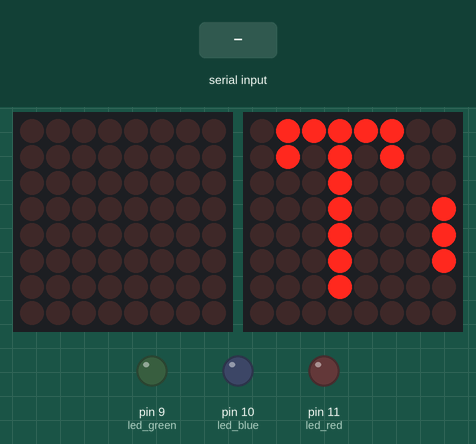
Recording of a sketch running on a simulated Arduino Uno, built with avr-gcc and run on an emulated ATmega328P. On the bench: 2 × 8×8 LED matrix, output pins drawn as LEDs (lit = HIGH). The inputs (shaded band) are chosen by the test bench.

Above: at 8.69 s.
8.7 s: "1~" received over Serial
At 13.15 s:
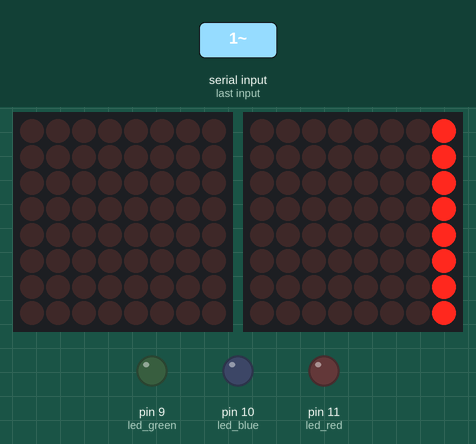
14.9 s: "0~" received over Serial
At 16.8 s:
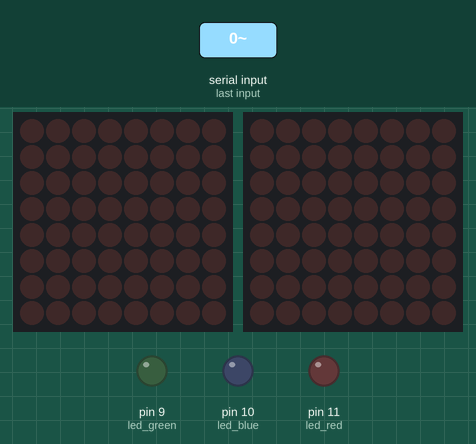
24.7 s: "2~" received over Serial
At 24.75 s:
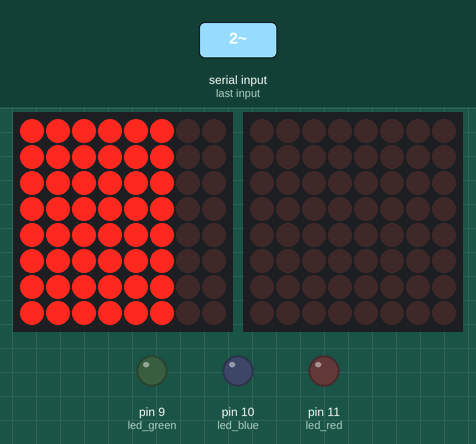

The sketch:

_2102.ino
```cpp
#include <Wire.h>
#include "math.h"
#include <StandardCplusplus.h>
#include <vector>
#include <string>
#include <iterator>
#include "Adafruit_LEDBackpack.h"
#include "Adafruit_GFX.h"
using namespace std;

Adafruit_8x8matrix matrixLeft= Adafruit_8x8matrix();
Adafruit_8x8matrix matrixRight = Adafruit_8x8matrix();
const int MAX_WAITTIME = 1000;
const int led_red = 11;
const int led_blue = 10;
const int led_green= 9;
const int magnet_analog = 5;
const int magnet_digital = 8;
const int treshold_color = 20;
const int treshold_magnet = 30;
const int magnet_values = 5;
String textMessage = "Test";
vector<int> intens_magnet;
int intens_red, intens_blue, intens_green, sensorV;
unsigned long transmissionTime;
const  byte numOfIncomingBytes = 64;
char drawingPixels [] = {
    1, 0, 1, 1, 1, 1, 1, 1,
    1, 0, 1, 1, 1, 1, 1, 1,
    1, 0, 1, 1, 1, 1, 1, 1,
    1, 0, 1, 1, 1, 1, 1, 1,
    1, 0, 1, 1, 1, 1, 1, 1,
    1, 0, 1, 1, 1, 1, 1, 1,
    1, 0, 1, 1, 1, 1, 1, 1,
    1, 0, 1, 1, 1, 1, 1, 1,
  };

boolean isFound = false;

void setup(){
  Serial.begin(9600);
  Serial.setTimeout(8000);
  initializeIO();
  initializeMatrix();
}

void initializeIO(){
  pinMode(led_red, OUTPUT);
  pinMode(led_blue, OUTPUT);
  pinMode(led_green, OUTPUT);
  pinMode(magnet_digital, INPUT);
}

void initializeMatrix(){
  matrixLeft.begin(0x70);
  matrixRight.begin(0x71);
  matrixLeft.setTextWrap(false);
  matrixRight.setTextWrap(false);
  matrixLeft.setRotation(2);
  matrixRight.setRotation(2);
}

void loop(){
  /*
  delay(250);
  if(isMagnetDetected()){
    if(isFound){
      checkSerial();
      computeOutput();
    }else {
    blinkLamps();
    computeIntensity();
    }
  }
  */
  checkSerial();
  computeOutput();
}

boolean isMagnetDetected(){
  int magnetValue = analogRead(magnet_analog);
  manageMagnetValues(magnetValue);
  magnetValue = getAvgMagnetValue();
  // Serial.print("Avg. value: ");
  // Serial.println(magnetValue);
  if(magnetValue < treshold_magnet){
    return true;
  }
  setStatus(false);
  return false;
}

void manageMagnetValues(int value){
  intens_magnet.insert(intens_magnet.begin(), value);
  if(intens_magnet.size() > magnet_values){
    intens_magnet.pop_back();
  }
}

int getAvgMagnetValue(){
  float value = 0.0;
  int vecSize = intens_magnet.size();
  for(int i = 0; i < vecSize; i++){
    value += intens_magnet.at(i);
  }
  value = value / vecSize;
  value = roundValue(value);
  return int(value);
}

float roundValue(float value){
  return value<0 ? value - 0.5: value + 0.5;
}

void checkSerial(){
  Serial.readBytesUntil('~', drawingPixels, numOfIncomingBytes);

  /*
  char character;
  if(Serial.available() > 0){
    textMessage = "";
    while(Serial.available() > 0) {
      character = Serial.read();
      textMessage.concat(character);
     }
  }


  transmissionTime = millis();
  while((Serial.available() < 64) && (millis() - starttime) < MAX_WAITTIME){
    if(Serial.available() > 0){

    }
  }
  */

}

void computeOutput(){
  writeText();
  writeBitmap();
}

void writeBitmap(){
  for(int8_t x = 7; x >= -36; x--){
    matrixLeft.clear();
    matrixRight.clear();
    for(int i = 0; i < 8; i++)
    {
        for(int j = 0; j < 8; j++)
        {
          if(drawingPixels[i * 8 + j] == 1)
          {
              matrixLeft.drawPixel(j + x + 8, i, LED_ON);
              matrixRight.drawPixel(j + x, i, LED_ON);
          }
       }
    }
    matrixLeft.writeDisplay();
    matrixRight.writeDisplay();
    delay(100);
  }
}

void writeText(){
  if(textMessage.length() > 1){
    matrixLeft.setRotation(2);
    matrixRight.setRotation(2);
    int numOfPoints = (textMessage.length() * 8) + 8;
    for (int8_t x = 7; x >= -numOfPoints; x--)
    {
      matrixLeft.clear();
      matrixRight.clear();
      matrixLeft.setCursor(x+8,0);
      matrixRight.setCursor(x+0,0);
      matrixLeft.print(textMessage);
      matrixRight.print(textMessage);
      matrixLeft.writeDisplay();
      matrixRight.writeDisplay();
      delay(100);
    }
  }
}

void blinkLamps(){
  turnOnLight(led_red);
  delay(500);
  checkSensor(led_red);
  delay(1000);
  turnOffLight(led_red);
  delay(1000);
  turnOnLight(led_blue);
  delay(500);
  checkSensor(led_blue);
  delay(1000);
  turnOffLight(led_blue);
  delay(1000);
  turnOnLight(led_green);
  delay(500);
  checkSensor(led_green);
  delay(1000);
  turnOffLight(led_green);
  delay(1000);
}

void turnOnLight(int which){
  digitalWrite(which, HIGH);
}

void turnOffLight(int which){
  digitalWrite(which, LOW);
}

void checkSensor(int which){
  sensorV = analogRead(0);
  switch(which){
    case led_red:
      intens_red = sensorV;
      Serial.print("R: ");
      break;
    case led_blue:
      intens_blue = sensorV;
      Serial.print("B: ");
      break;
    case led_green:
      intens_green = sensorV;
      Serial.print("G: ");
      break;
  }
  Serial.println(sensorV);
}

void computeIntensity(){
    scale();
    defineColor();
}

void scale(){
    // Serial.println("Scaled Values");
    intens_red = map(intens_red, 0, 1023, 255 , 0);
    // Serial.println(intens_red);
    intens_green = map(intens_green, 0, 1023, 255, 0);
    // Serial.println(intens_green);
    intens_blue = map(intens_blue, 0, 1023, 255, 0);
    // Serial.println(intens_blue);
}

void defineColor(){
    if(intens_red > intens_green && intens_red > intens_blue){
      int r_g_diff = intens_red - intens_green;
      int r_b_diff = intens_red - intens_blue;
      if(r_g_diff > treshold_color && r_b_diff > treshold_color){
        setStatus(true);
        Serial.println("found");
        return;
      }
    }
     setStatus(false);
    Serial.println("no ball");
}

void setStatus(boolean ballStatus){
  isFound = ballStatus;
}
```

Measured:
- what the display in image 2 shows lasts 2.2 s, from 15.6 s to 17.8 s
